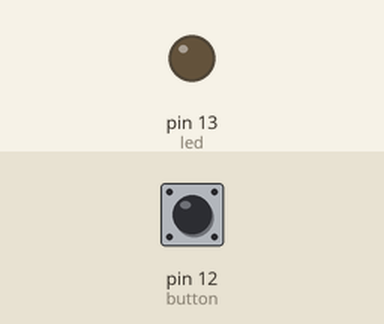
This sketch was run on a simulated Arduino Uno, built with avr-gcc and run on an emulated ATmega328P. Shown: output pins drawn as LEDs (lit = HIGH). The test bench sets the inputs (shaded band); at power-on: pin 12 (button) LOW.

Above: at 1.2 s.
1.3 s: pin 12 (button) pulled HIGH for 0.15 s
At 3.8 s:
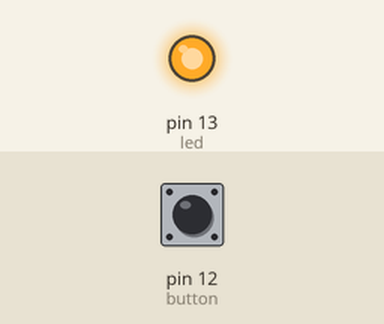
4.1 s: pin 12 (button) pulled HIGH for 1 s
At 5.7 s:
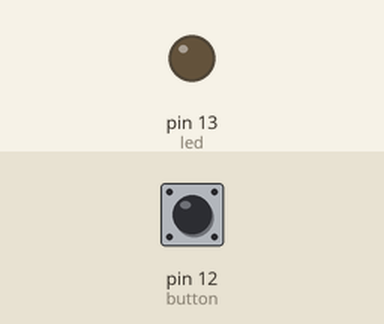
6.8 s: pin 12 (button) pulled HIGH for 3.2 s
At 9.1 s:
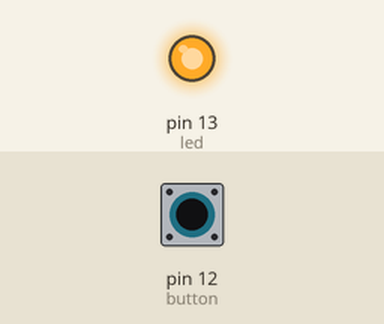
Timing chart, 0 to 10.6 s (numbered marks = the images above; inputs shaded):
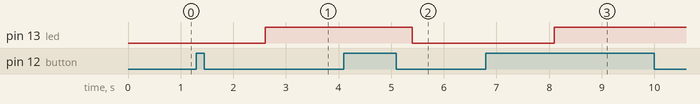

Measured:
- after the input at 1.3 s, pin 13 (led): LOW → HIGH after 1.3 s
- after the input at 4.1 s, pin 13 (led): HIGH → LOW after 1.3 s
- after the input at 6.8 s, pin 13 (led): LOW → HIGH after 1.3 s

The sketch:

led_fade_onebutton.ino
```cpp
   //variable init
  int val = LOW;
  int old_val = LOW;

  int led_state = LOW;
  int i = 0;

  const int button = 12;
  const int led = 13; //defining the led position to the 13th pin
  //starting setup routine
  void setup() {

  pinMode(button, INPUT);

  pinMode(led,OUTPUT);
  }

  // starting loop routine
  void loop()
  {
  //gathering buttons values
  val = digitalRead(button);


  if (val == HIGH && old_val == LOW)
    {
    if (led_state == HIGH)
      {
      for (i = 255; i > 0 ; i--)
        {
          analogWrite(led,i);
          delay(10);
        }
      }
    else if (led_state == LOW)
      {
        for (i = 0; i < 255; i++ )
        {
          analogWrite(led,i);
          delay(10);
        }
      }
   if (led_state == HIGH)
     {
      led_state = LOW;
     }
   else if (led_state == LOW)
     {
      led_state = HIGH;
     }
  }

  old_val = digitalRead(button);


  delay(30); // delay for stability
  }
```
